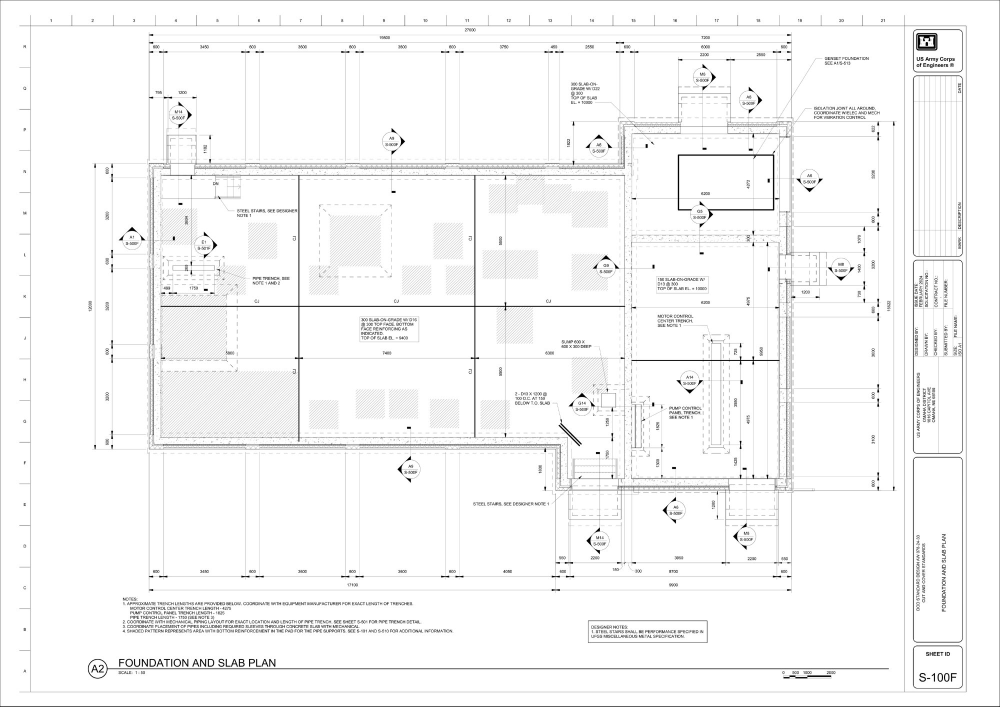
#> input picture tests/fixtures/slab/S-100F_lowres.jpg, 2000 x 1413 px (shown at 1/2 size)
$ python -i rectify.py   (imports and definitions only)
#> lines starting #> are read from the running program, lines starting #| are printed output that depends on the picture; after the words box and inside, x2 and y2 are one past the last pixel; in counts of white or black regions, pixels touching at a corner belong together
"""Phone photo of a printed plan -> flat, top-down, evenly lit image.

1. find the sheet: the largest 4-corner contour of the bright paper against the background (Otsu threshold on
   a blurred grey image, then edges as a fallback), covering 20-97 % of the photo;
2. only when it is really a perspective view (corners off an axis-aligned rectangle): warp it to a rectangle
   whose sides are the mean lengths of the opposite edges;
3. flatten the lighting: divide by a heavy blur of the image (removes the shadow of the phone / hand and the
   vignette), then stretch the contrast.
Screenshots, scans and born-digital images have no such quadrilateral (or an axis-aligned one) and are left alone.
"""
from __future__ import annotations

import numpy as np


def _order(pts):
    pts = np.asarray(pts, dtype=np.float32).reshape(4, 2)
    s, d = pts.sum(1), np.diff(pts, axis=1).ravel()
    return np.array([pts[np.argmin(s)], pts[np.argmin(d)], pts[np.argmax(s)], pts[np.argmax(d)]], dtype=np.float32)


def _paper(gray, quad) -> bool:
    """Paper is brighter than what surrounds it, and the photo shows a real margin of background."""
    import cv2

    m = np.zeros(gray.shape, np.uint8)
    cv2.fillConvexPoly(m, quad.reshape(4, 2).astype(np.int32), 255)
    inside, outside = gray[m > 0], gray[m == 0]
    if outside.size < 0.03 * gray.size:
        return False
    return float(np.median(inside)) > float(np.median(outside)) + 30 and float(np.std(outside)) < 45


def find_sheet(gray):
    """4 corners (tl, tr, br, bl) of the paper sheet in a grey image, or None."""
    import cv2

    H, W = gray.shape
    area = H * W
    blur = cv2.GaussianBlur(gray, (0, 0), max(2.0, max(H, W) / 600))
    cands = []
    _, th = cv2.threshold(blur, 0, 255, cv2.THRESH_BINARY + cv2.THRESH_OTSU)
    th = cv2.morphologyEx(th, cv2.MORPH_CLOSE, np.ones((15, 15), np.uint8))
    cands.append(th)
    ed = cv2.Canny(blur, 30, 90)
    cands.append(cv2.dilate(ed, np.ones((5, 5), np.uint8)))
    best = None
    for mask in cands:  # every plausible sheet from both masks; the biggest wins (shadows shrink the Otsu one)
        cs, _ = cv2.findContours(mask, cv2.RETR_EXTERNAL, cv2.CHAIN_APPROX_SIMPLE)
        for c in sorted(cs, key=cv2.contourArea, reverse=True)[:3]:
            a = cv2.contourArea(c)
            if not 0.2 * area < a < 0.97 * area:
                continue
            hull = cv2.convexHull(c)
            if a < 0.9 * cv2.contourArea(hull):
                continue  # a building outline / furniture, not a sheet of paper
            peri = cv2.arcLength(hull, True)
            for eps in (0.01, 0.02, 0.03, 0.05):
                ap = cv2.approxPolyDP(hull, eps * peri, True)
                if len(ap) == 4 and _paper(gray, ap):
                    qa = cv2.contourArea(ap)
                    if best is None or qa > best[0]:
                        best = (qa, _order(ap))
                    break
    if best is not None:
        return best[1]
    return None


def is_perspective(q, W, H, tol=0.012):
    """True when the quad is not (close to) an axis-aligned rectangle."""
    tl, tr, br, bl = q
    dev = max(abs(tl[1] - tr[1]) / H, abs(bl[1] - br[1]) / H, abs(tl[0] - bl[0]) / W, abs(tr[0] - br[0]) / W)
    return dev > tol


def flatten_light(gray):
    import cv2

    bg = cv2.GaussianBlur(cv2.dilate(gray, np.ones((7, 7), np.uint8)), (0, 0), max(gray.shape) / 40)
    norm = cv2.divide(gray, np.maximum(bg, 1), scale=255)
    lo, hi = np.percentile(norm, (1, 99.5))
    return np.clip((norm.astype(np.float32) - lo) * 255.0 / max(hi - lo, 1), 0, 255).astype(np.uint8)


def rectify(img):
    """PIL image -> (rectified PIL image, info) or (None, info) when it is not a photo of a sheet."""
    import cv2
    from PIL import Image

    rgb = np.asarray(img.convert("RGB"))
    H, W = rgb.shape[:2]
    s = 1200 / max(H, W)
    small = cv2.resize(cv2.cvtColor(rgb, cv2.COLOR_RGB2GRAY), (round(W * s), round(H * s)), interpolation=cv2.INTER_AREA)
    q = find_sheet(small)
    if q is None:
        return None, {"why": "no sheet outline found"}
    if not is_perspective(q, small.shape[1], small.shape[0]):
        return None, {"why": "sheet is already flat (screenshot / scan)"}
    q = q / s
    tl, tr, br, bl = q
    w = int(round((np.linalg.norm(tr - tl) + np.linalg.norm(br - bl)) / 2))
    h = int(round((np.linalg.norm(bl - tl) + np.linalg.norm(br - tr)) / 2))
    if w < 300 or h < 300:
        return None, {"why": "sheet too small"}
    M = cv2.getPerspectiveTransform(q.astype(np.float32), np.float32([[0, 0], [w - 1, 0], [w - 1, h - 1], [0, h - 1]]))
    flat = cv2.warpPerspective(rgb, M, (w, h), flags=cv2.INTER_CUBIC, borderMode=cv2.BORDER_REPLICATE)
    gray = flatten_light(cv2.cvtColor(flat, cv2.COLOR_RGB2GRAY))
    # keep colour where the plan has it (CubiCasa-style coloured walls): scale each channel by the same lighting gain
    g0 = cv2.cvtColor(flat, cv2.COLOR_RGB2GRAY).astype(np.float32)
    gain = (gray.astype(np.float32) + 1) / (g0 + 1)
    out = np.clip(flat.astype(np.float32) * gain[..., None], 0, 255).astype(np.uint8)
    return Image.fromarray(out), {"corners": [[round(float(x)), round(float(y))] for x, y in q], "size": [w, h]}

>>> from PIL import Image
>>> picture = Image.open('../../tests/fixtures/slab/S-100F_lowres.jpg')
#> picture is the input picture: PIL image 2000x1413 RGB; min 0, max 255, mean 247.1
>>> result = rectify(picture)
#> in rectify, `small = cv2.resize(cv2.cvtColor(rgb, cv2.COLOR_RGB2GRAY), (round(W * s..`:
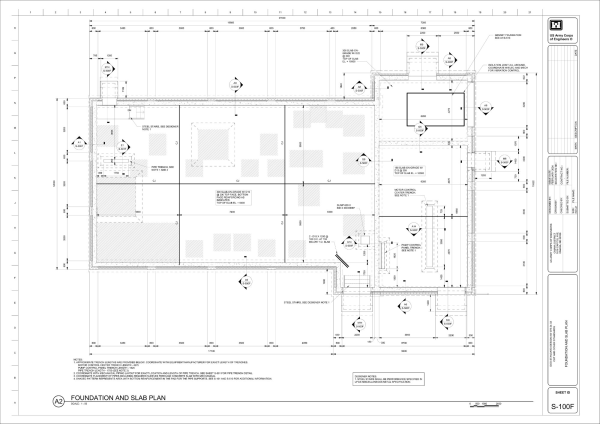
#> small: shape (848, 1200) (shown at 1/2 size); min 0, max 255, mean 247.1
#> in find_sheet, `_, th = cv2.threshold(blur, 0, 255, cv2.THRESH_BINARY + cv2.THRESH_OTSU)`:
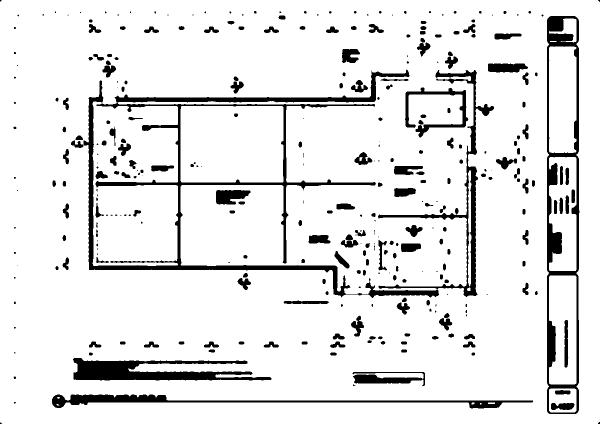
#> th: shape (848, 1200) (shown at 1/2 size); 89.9% white; 328 black regions (113 under 20 px), largest, box (x1, y1, x2, y2) and area: (142, 139, 988, 596) 34550, (1094, 32, 1159, 828) 14316, (146, 716, 543, 761) 9676
#> in find_sheet, `th = cv2.morphologyEx(th, cv2.MORPH_CLOSE, np.ones((15, 15), np.uint8))`:
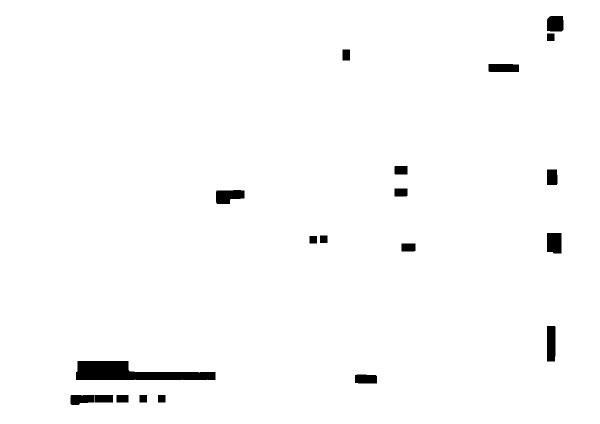
#> th: shape (848, 1200) (shown at 1/2 size); 98.2% white; 20 black regions, largest, box (x1, y1, x2, y2) and area: (152, 722, 431, 760) 6718, (432, 380, 489, 408) 1251, (1094, 652, 1111, 723) 1196
#> in find_sheet, `ed = cv2.Canny(blur, 30, 90)`:
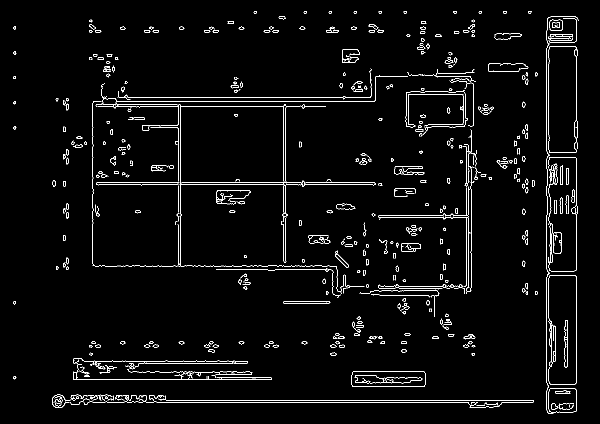
#> ed: shape (848, 1200) (shown at 1/2 size); 2.9% white in thin lines or dots, all inside (x1, y1, x2, y2) = (27, 22, 1157, 828)
#> the loop in find_sheet, `for mask in cands:` made 2 passes
#> cs on pass 1: [[[0, 0], [0, 847], [1199, 847], [1199, 0]]]
